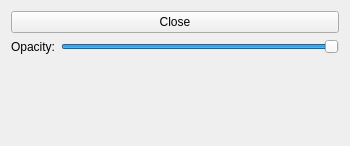
<?xml version="1.0" encoding="UTF-8"?>
<ui version="4.0">
 <class>QuickControlViewWidget</class>
 <widget class="QWidget" name="QuickControlViewWidget">
  <property name="geometry">
   <rect>
    <x>0</x>
    <y>0</y>
    <width>350</width>
    <height>146</height>
   </rect>
  </property>
  <property name="sizePolicy">
   <sizepolicy hsizetype="Expanding" vsizetype="Expanding">
    <horstretch>0</horstretch>
    <verstretch>0</verstretch>
   </sizepolicy>
  </property>
  <property name="maximumSize">
   <size>
    <width>350</width>
    <height>16777215</height>
   </size>
  </property>
  <property name="mouseTracking">
   <bool>false</bool>
  </property>
  <property name="windowTitle">
   <string>Form</string>
  </property>
  <property name="windowOpacity">
   <double>0.950000000000000</double>
  </property>
  <property name="styleSheet">
   <string notr="true"/>
  </property>
  <layout class="QGridLayout" name="gridLayout">
   <item row="4" column="0" colspan="2">
    <widget class="QWidget" name="m_widget_groupBoxes" native="true">
     <layout class="QVBoxLayout" name="verticalLayout">
      <property name="leftMargin">
       <number>0</number>
      </property>
      <property name="topMargin">
       <number>0</number>
      </property>
      <property name="rightMargin">
       <number>0</number>
      </property>
      <property name="bottomMargin">
       <number>0</number>
      </property>
      <item>
       <layout class="QGridLayout" name="m_gridLayout_groupBoxes">
        <property name="topMargin">
         <number>0</number>
        </property>
       </layout>
      </item>
     </layout>
    </widget>
   </item>
   <item row="1" column="0" colspan="2">
    <widget class="QWidget" name="m_widget_opacity" native="true">
     <property name="sizePolicy">
      <sizepolicy hsizetype="Preferred" vsizetype="Preferred">
       <horstretch>0</horstretch>
       <verstretch>0</verstretch>
      </sizepolicy>
     </property>
     <layout class="QFormLayout" name="formLayout">
      <property name="leftMargin">
       <number>0</number>
      </property>
      <property name="topMargin">
       <number>0</number>
      </property>
      <property name="rightMargin">
       <number>0</number>
      </property>
      <property name="bottomMargin">
       <number>0</number>
      </property>
      <item row="0" column="0">
       <widget class="QLabel" name="m_label_opacity">
        <property name="text">
         <string>Opacity:</string>
        </property>
       </widget>
      </item>
      <item row="0" column="1">
       <widget class="QSlider" name="m_horizontalSlider_opacity">
        <property name="minimum">
         <number>25</number>
        </property>
        <property name="maximum">
         <number>100</number>
        </property>
        <property name="pageStep">
         <number>1</number>
        </property>
        <property name="value">
         <number>100</number>
        </property>
        <property name="orientation">
         <enum>Qt::Horizontal</enum>
        </property>
       </widget>
      </item>
     </layout>
    </widget>
   </item>
   <item row="0" column="0" colspan="2">
    <layout class="QGridLayout" name="m_gridLayout_buttons">
     <item row="0" column="0">
      <widget class="QPushButton" name="m_pushButton_close">
       <property name="maximumSize">
        <size>
         <width>16777215</width>
         <height>16777215</height>
        </size>
       </property>
       <property name="text">
        <string>Close</string>
       </property>
      </widget>
     </item>
    </layout>
   </item>
  </layout>
 </widget>
 <resources/>
 <connections/>
</ui>
